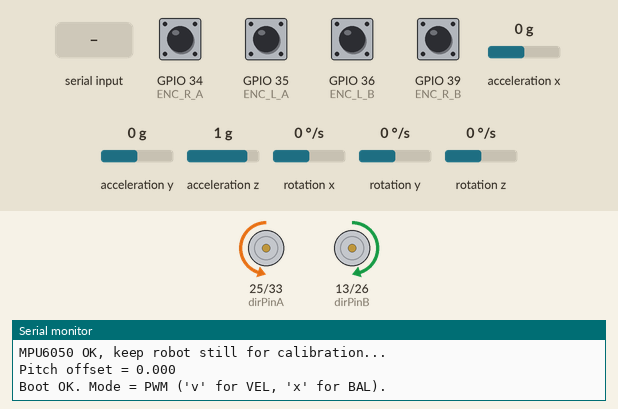
Recording of a sketch running on a simulated ESP32. On the bench: direction and speed pins drawn as motors (green arrow = direction pin HIGH = forward, orange = LOW = backward, longer = more drive), the last lines printed to the serial monitor. The inputs (shaded band) are chosen by the test bench; at power-on: GPIO 34 (ENC_R_A), GPIO 35 (ENC_L_A), GPIO 36 (ENC_L_B), GPIO 39 (ENC_R_B) HIGH, rotation x 0 °/s, acceleration x 0 g, acceleration y 0 g, acceleration z 1 g, rotation y 0 °/s, rotation z 0 °/s.

Above: at 5.6 s.
5.7 s: "x" received over Serial
At 6.9 s:
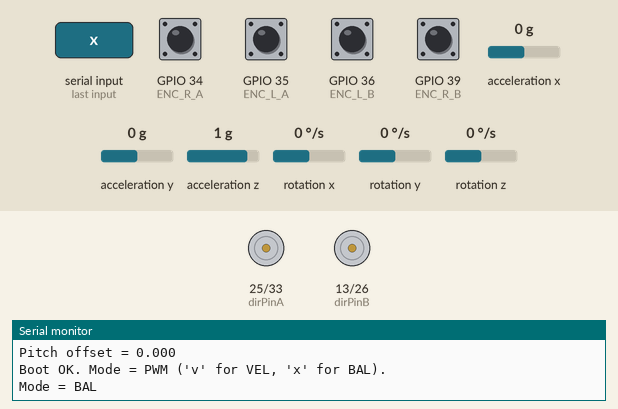
7.2 s: rotation x set to -192 °/s
At 8.4 s:
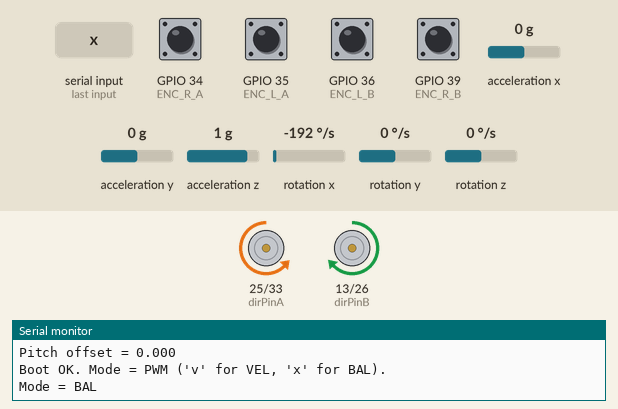
8.7 s: "X" received over Serial
At 9.8 s:
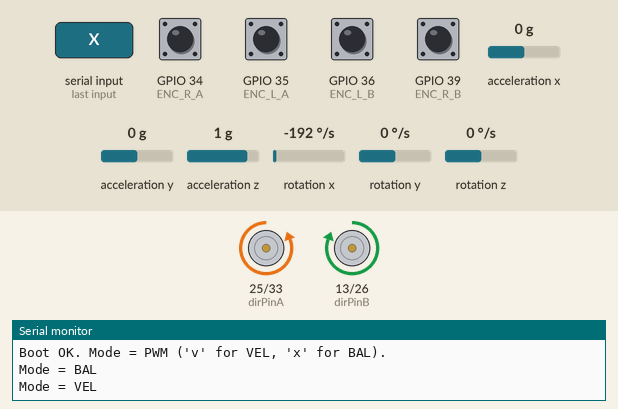
Timing chart, 0 to 11.7 s (numbered marks = the images above; inputs shaded):
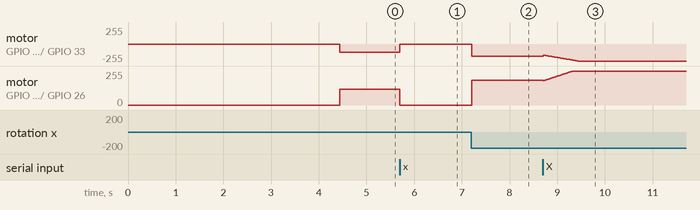

The sketch:

PIDTunerbot.ino
```cpp
// ===================== main.cpp (stable balance version) =====================
#include <Arduino.h>
#include <Wire.h>
#include <MPU6050_light.h>
#include "encoder.h"
#include "motor.h"

enum class DriveMode { OpenLoopPWM, VelocityPI, Balance };
static DriveMode mode = DriveMode::OpenLoopPWM;

// ===================== PWM =====================
static int cmdMag = 120;
static int cmdL = 120;
static int cmdR = 120;

static inline double clamp(double x, double lo, double hi) {
  return (x < lo) ? lo : (x > hi) ? hi : x;
}
static int applyDeadbandSigned(double cmd, int startPwm) {
  double m = fabs(cmd);
  if (m < 1.0) return 0;
  double out = startPwm + (255.0 - startPwm) * (m / 255.0);
  int duty = (int)(out + 0.5);
  return (cmd >= 0) ? duty : -duty;
}

// ===================== Velocity PI =====================
static double KpL = 0.08, KiL = 0.45;
static double KpR = 0.08, KiR = 0.45;
static double iL = 0.0, iR = 0.0;
static const int PWM_MAX = 255;
static double kV_L = 2.55, kV_R = 2.80;
static const int START_PWM_L = 24;
static const int START_PWM_R = 28;
static double targetRpmL = 60.0;
static double targetRpmR = 60.0;
static int gDutyL = 0, gDutyR = 0;
static bool gSatL = false, gSatR = false;
static uint32_t tCtrl = 0;
static const uint32_t CTRL_DT_MS = 10;

static void applyCommandPWM() {
  cmdMag = constrain(cmdMag, 0, 255);
  cmdL = constrain(cmdL, -255, 255);
  cmdR = constrain(cmdR, -255, 255);
  gDutyL = cmdL; gDutyR = cmdR;
  updateMotorControl((double)cmdL, (double)cmdR);
}

static void speedControlStep() {
  const double CPR = 4.0 * 1024.0;
  const double Ts = CTRL_DT_MS / 1000.0;

  double Lrpm = getLeftSpeedCps() * 60.0 / CPR;
  double Rrpm = getRightSpeedCps() * 60.0 / CPR;

  double uL = kV_L * targetRpmL;
  double uR = kV_R * targetRpmR;

  double eL = targetRpmL - Lrpm;
  double eR = targetRpmR - Rrpm;
  uL += KpL * eL + iL;
  uR += KpR * eR + iR;

  gSatL = (uL > PWM_MAX) || (uL < -PWM_MAX);
  gSatR = (uR > PWM_MAX) || (uR < -PWM_MAX);
  uL = clamp(uL, -PWM_MAX, PWM_MAX);
  uR = clamp(uR, -PWM_MAX, PWM_MAX);

  double iLnext = iL + KiL * Ts * eL;
  double iRnext = iR + KiR * Ts * eR;
  double uLnext = kV_L * targetRpmL + KpL * eL + iLnext;
  double uRnext = kV_R * targetRpmR + KpR * eR + iRnext;
  if (!gSatL || (uL == PWM_MAX && uLnext < uL) || (uL == -PWM_MAX && uLnext > uL)) iL = iLnext;
  if (!gSatR || (uR == PWM_MAX && uRnext < uR) || (uR == -PWM_MAX && uRnext > uR)) iR = iRnext;

  gDutyL = applyDeadbandSigned(uL, START_PWM_L);
  gDutyR = applyDeadbandSigned(uR, START_PWM_R);
  updateMotorControl(gDutyL, gDutyR);
}

// ===================== IMU / Balance =====================
MPU6050 imu(Wire);
static bool imuReady = false;
static double theta = 0.0;
static double thetaDot = 0.0;
static double thetaDotFilt = 0.0;
static double thetaOffset = 0.0;
static uint32_t tIMU = 0;

static double KpB = 9.0;     // ↓ ลดแรงพยายาม
static double KdB = 1.8;     // ↑ เพิ่ม damping
static double KiB = 0.00;
static double KvB = 0.015;
static double iB = 0.0;

static double thetaRef = 0.0;
static double turnCmd = 0.0;
static const double MAX_ABS_ANGLE = 17.0;

void imuUpdate() {
  imu.update();
  double gyroX = imu.getGyroX();
  thetaDotFilt = 0.8 * thetaDotFilt + 0.2 * gyroX;   // low-pass filter
  theta = imu.getAngleX() - thetaOffset;
  thetaDot = thetaDotFilt;
}

void balanceControlStep(uint32_t dt_us) {
  double thetaEff = clamp(theta, -15.0, 15.0);
  if (fabs(theta) > MAX_ABS_ANGLE) {
    iB = 0;
    updateMotorControl(0, 0);
    return;
  }

  double v_cps = 0.5 * (getLeftSpeedCps() + getRightSpeedCps());
  double e = thetaRef - thetaEff;
  double Ts = dt_us / 1e6;

  double u = KpB * e + KdB * (-thetaDot) + KvB * (-v_cps) + iB;
  double uC = clamp(u, -180, 180);   // limit PWM ±180

  double iNext = iB + KiB * Ts * e;
  if (fabs(u) < 180) iB = iNext;

  double uL = uC - turnCmd;
  double uR = uC + turnCmd;

  int dutyL = applyDeadbandSigned(uL, START_PWM_L);
  int dutyR = applyDeadbandSigned(uR, START_PWM_R);
  updateMotorControl(dutyL, dutyR);

  gDutyL = dutyL; gDutyR = dutyR;
  gSatL = (fabs(uL) >= 180);
  gSatR = (fabs(uR) >= 180);
}

// ===================== SETUP =====================
void setup() {
  Serial.begin(115200);
  encoderSetup();
  motorSetup();

  // I2C setup (ลดความถี่เพื่อความเสถียร)
  Wire.begin();
  Wire.setClock(100000);
  imuReady = (imu.begin() == 0);

  if (imuReady) {
    Serial.println(F("MPU6050 OK, keep robot still for calibration..."));
    imu.calcGyroOffsets();
    delay(300);

    double sum = 0;
    for (int i = 0; i < 300; i++) {
      imu.update();
      sum += imu.getAngleX();
      delay(2);
    }
    thetaOffset = sum / 300.0;
    theta = 0.0; thetaDot = 0.0; thetaDotFilt = 0.0;
    Serial.print(F("Pitch offset = ")); Serial.println(thetaOffset, 3);
  } else {
    Serial.println(F("MPU6050 FAILED — disable balance."));
  }

  mode = DriveMode::OpenLoopPWM;
  cmdL = cmdMag; cmdR = cmdMag;
  applyCommandPWM();
  tCtrl = millis();

  Serial.println(F("Boot OK. Mode = PWM ('v' for VEL, 'x' for BAL)."));
}

// ===================== LOOP =====================
void loop() {
  encoderUpdate();
  if (imuReady) imuUpdate();

  // Velocity PI
  if (mode == DriveMode::VelocityPI && millis() - tCtrl >= CTRL_DT_MS) {
    tCtrl += CTRL_DT_MS;
    speedControlStep();
  }

  // Balance 1 kHz
  static uint32_t tBal = micros();
  uint32_t now_us = micros();
  if (mode == DriveMode::Balance && now_us - tBal >= 1000) {
    uint32_t dt = now_us - tBal;
    tBal = now_us;
    balanceControlStep(dt);
  }

  // Serial command
  if (Serial.available()) {
    char c = Serial.read();
    if (c == 'x' || c == 'X') {
      if (!imuReady) Serial.println(F("IMU not ready."));
      else {
        mode = (mode == DriveMode::Balance) ? DriveMode::VelocityPI : DriveMode::Balance;
        iB = 0; thetaRef = 0; turnCmd = 0;
        updateMotorControl(0, 0);
        Serial.print(F("Mode = "));
        Serial.println(mode == DriveMode::Balance ? "BAL" : "VEL");
      }
    }
  }
}
```

encoder.h
```cpp
#ifndef ENCODER_H
#define ENCODER_H

#include <Arduino.h>
extern volatile uint32_t leftA_edges;
extern volatile uint32_t rightA_edges;
// Quadrature encoders (left and right)
// Configure pins in encoder.cpp
double cpsToRpm(double cps);
// Initialize encoder hardware
void encoderSetup();

// Print encoder speeds to Serial
void printEncoderSpeeds();

// Call periodically to update computed speeds (counts per second)
void encoderUpdate();

// Read raw counts
long getLeftCount();
long getRightCount();

// Get speed in counts per second (averaged over last interval)
double getLeftSpeedCps();
double getRightSpeedCps();

#endif // ENCODER_H
```

espnow.h
```cpp
// espnow.h
#ifndef ESPNOW_H
#define ESPNOW_H

#include <esp_now.h>
#include <WiFi.h>

// Structure to receive data (from transmitter)
typedef struct struct_message {
  float Ki;
  float Kp;
  float Kd;
} struct_message;

// Structure to send data (to transmitter)
typedef struct pid_data_t {
  float p;
  float i;
  float d;
  float setpoint;
  float input;
  float output;
} pid_data_t;

// External variables
extern struct_message myData;
extern pid_data_t pidData;

// Function prototypes
void espnowSetup();
//void OnDataRecv(const esp_now_recv_info_t* esp_now_info, const uint8_t* incomingData, int len);
void sendPIDData();

#endif  // ESPNOW_H
```

motor.h
```cpp
#ifndef MOTOR_H
#define MOTOR_H

#include <Arduino.h>

// Cytron MDD10A DC motor interface (ESP32)
// DIR pin controls direction (HIGH/LOW)
// PWM pin controls speed (0..255 mapped to LEDC duty)

// Motor A (left)
extern const int dirPinA;
extern const int pwmPinA;

// Motor B (right)
extern const int dirPinB;
extern const int pwmPinB;

// PWM configuration
extern const int pwmFreq;     // PWM frequency
extern const int pwmChannelA; // LEDC channel for motor A
extern const int pwmChannelB; // LEDC channel for motor B
extern const int pwmResolution; // PWM resolution (bits)

// Function prototypes
void motorSetup();
// Update motor control with separate commands for left and right (-255..255)
void updateMotorControl(double leftCommand, double rightCommand);
int mapDoubleToPwm(double x, double in_min, double in_max);

#endif  // MOTOR_H
```

encoder.cpp
```cpp
#include "encoder.h"

// ===== Pins (ESP32 note: 34–39 have NO internal pull-ups) =====
const int ENC_L_A = 35;
const int ENC_L_B = 36;
const int ENC_R_A = 34;
const int ENC_R_B = 39;

// เพิ่มตัวแปรนับขอบ A ของซ้าย/ขวา (ประกาศตัวจริงในไฟล์นี้)
volatile uint32_t leftA_edges  = 0;
volatile uint32_t rightA_edges = 0;
// ===== Encoder config =====
const int PPR = 1024;   // pulses per revolution (per channel)
static const double CPR = 4.0 * PPR;  // A + B + rising/falling
double cpsToRpm(double cps) {
  return cps * 60.0 / CPR;
}

// กลับทิศนับ (ให้ "เดินหน้า" ได้ค่า + ทั้งสองข้าง)
static const bool INVERT_LEFT_ENC  = true;
static const bool INVERT_RIGHT_ENC = false;   // ถ้าเดินหน้าแล้วค่าขวาเป็นลบ ให้เปลี่ยนเป็น true

// ===== State =====
volatile long leftCount  = 0;
volatile long rightCount = 0;

static volatile bool lastLA = 0, lastLB = 0;
static volatile bool lastRA = 0, lastRB = 0;

static long lastLeftCount  = 0;
static long lastRightCount = 0;
static unsigned long lastSpeedCalc = 0;
static double leftCps  = 0.0;
static double rightCps = 0.0;

// ===== Fast add/sub with invert =====
static inline void addLeft(int d){
  leftCount += (INVERT_LEFT_ENC ? -d : d);
}
static inline void addRight(int d){
  rightCount += (INVERT_RIGHT_ENC ? -d : d);
}

/*
  Quadrature หลักการ: เมื่อ A หรือ B เปลี่ยน ให้ดูความสัมพันธ์ A==B เพื่อกำหนดทิศ
  - ถ้า A เปลี่ยน:  (A == B) ? ++ : --
  - ถ้า B เปลี่ยน:  (A != B) ? ++ : --
  หมายเหตุ: ขึ้นกับการเดินสาย/phase ของ encoder ถ้าทิศกลับ ให้สลับ INVERT_* ด้านบน
*/

// --- Left encoder ISRs ---
void IRAM_ATTR handleLeftA() {
  leftA_edges++;
  bool a = digitalRead(ENC_L_A);
  bool b = lastLB; // ใช้ค่าบันทึกล่าสุดของ B (ลดเวลาอ่าน I/O อีกครั้ง)
  lastLA = a;
  if (a == b) addLeft(+1); else addLeft(-1);
}
void IRAM_ATTR handleLeftB() {

  bool b = digitalRead(ENC_L_B);
  bool a = lastLA;
  lastLB = b;
  if (a != b) addLeft(+1); else addLeft(-1);
}

// --- Right encoder ISRs ---
void IRAM_ATTR handleRightA() {
  rightA_edges++;
  bool a = digitalRead(ENC_R_A);
  bool b = lastRB;
  lastRA = a;
  if (a == b) addRight(+1); else addRight(-1);
}
void IRAM_ATTR handleRightB() {
  bool b = digitalRead(ENC_R_B);
  bool a = lastRA;
  lastRB = b;
  if (a != b) addRight(+1); else addRight(-1);
}

void encoderSetup() {
  // ถ้า encoder ของคุณมี open-collector/แบบไม่มี pull-up ภายนอก:
  // *ต้องมี* ตัวต้านทาน pull-up 10k ไป 3.3V สำหรับทั้ง A และ B ของซ้าย/ขวา
  // (เพราะขา 34–39 ไม่มี INPUT_PULLUP)
  pinMode(ENC_L_A, INPUT);
  pinMode(ENC_L_B, INPUT);
  pinMode(ENC_R_A, INPUT);
  pinMode(ENC_R_B, INPUT);

  // อ่านค่าเริ่มต้นกันกระตุกครั้งแรก
  lastLA = digitalRead(ENC_L_A);
  lastLB = digitalRead(ENC_L_B);
  lastRA = digitalRead(ENC_R_A);
  lastRB = digitalRead(ENC_R_B);

  // ใช้ interrupt ทั้ง A และ B จะนับละเอียดและทิศนิ่งกว่า
  attachInterrupt(digitalPinToInterrupt(ENC_L_A), handleLeftA, CHANGE);
  attachInterrupt(digitalPinToInterrupt(ENC_L_B), handleLeftB, CHANGE);
  attachInterrupt(digitalPinToInterrupt(ENC_R_A), handleRightA, CHANGE);
  attachInterrupt(digitalPinToInterrupt(ENC_R_B), handleRightB, CHANGE);

  lastSpeedCalc = millis();
}

void encoderUpdate() {
  unsigned long now = millis();
  unsigned long dt = now - lastSpeedCalc;
  if (dt >= 50) { // อัปเดตทุก 100 ms
    long l = leftCount;
    long r = rightCount;
    leftCps  = (double)(l - lastLeftCount)  / (dt / 1000.0);
    rightCps = (double)(r - lastRightCount) / (dt / 1000.0);
    lastLeftCount  = l;
    lastRightCount = r;
    lastSpeedCalc  = now;
  }
}

long   getLeftCount()     { return leftCount; }
long   getRightCount()    { return rightCount; }
double getLeftSpeedCps()  { return leftCps; }
double getRightSpeedCps() { return rightCps; }
```

espnow.cpp
```cpp
// espnow.cpp
#include "espnow.h"

// External variables from the main file
extern double Kp;
extern double Ki;
extern double Kd;
extern double setpoint;

// Create a struct_message called myData (for receiving data)
struct_message myData;

// Create pidData (for sending data)
pid_data_t pidData;

// Transmitter Controller's MAC Address (replace with actual MAC address)
uint8_t controllerAddress[] = {0x10, 0x06, 0x1c, 0x97, 0xb3, 0xd8}; // Replace with your transmitter's MAC

// Callback function that will be executed when data is received
// void OnDataRecv(const esp_now_recv_info_t* esp_now_info, const uint8_t* incomingData, int len) {
//   memcpy(&myData, incomingData, sizeof(myData));

//   // Update PID parameters
//   Kp = myData.Kp;
//   Ki = myData.Ki;
//   setpoint = myData.Kd / 100 * 5 + 1;

//   // Print the received values
//   Serial.print("Received new PID values - Kp: ");
//   Serial.print(Kp);
//   Serial.print(" Ki: ");
//   Serial.print(Ki);
//   Serial.print(" Setpoint: ");
//   Serial.println(setpoint);
// }

// Function to send PID data to the transmitter controller
void sendPIDData() {
  esp_err_t result = esp_now_send(controllerAddress, (uint8_t*)&pidData, sizeof(pidData));

  if (result == ESP_OK) {
    // Data sent successfully
  } else {
    Serial.print("Error sending PID data: ");
    Serial.println(result);
  }
}

void espnowSetup() {
  // Set device as a Wi-Fi Station
  WiFi.mode(WIFI_STA);

  // Initialize ESP-NOW
  if (esp_now_init() != ESP_OK) {
    Serial.println("Error initializing ESP-NOW");
    return;
  }

  // Register for receive callback to get packet info
  //esp_now_register_recv_cb(OnDataRecv);

  // Register for send callback (optional)
  // esp_now_register_send_cb(OnDataSent);

  Serial.println("ESP-NOW initialized and ready");

  // Register peer for sending data
  esp_now_peer_info_t peerInfo;
  memset(&peerInfo, 0, sizeof(peerInfo));
  memcpy(peerInfo.peer_addr, controllerAddress, 6);
  peerInfo.channel = 0;
  peerInfo.encrypt = false;

  // Add peer
  if (esp_now_add_peer(&peerInfo) != ESP_OK) {
    Serial.println("Failed to add peer");
    return;
  }
}
```

motor.cpp
```cpp
#include "motor.h"

// ===== Pin mapping for Cytron MDD10A =====
const int dirPinA = 25;  // Left  DIR
const int pwmPinA = 33;  // Left  PWM
const int dirPinB = 13;  // Right DIR
const int pwmPinB = 26;  // Right PWM

// ===== PWM config (LEDC on ESP32) =====
const int pwmFreq       = 20000; // 20 kHz (เงียบหู)
const int pwmChannelA   = 0;
const int pwmChannelB   = 1;
const int pwmResolution = 8;     // 0..255

// ===== Direction inversion (แก้ทิศล้อ) =====
// ส่วนใหญ่ “ล้อขวา” ต้องกลับทิศ หากใส่แล้วไปผิดทิศให้สลับ true/false เอา
static const bool INVERT_LEFT  = true;
static const bool INVERT_RIGHT = false;

// ===== Helpers =====
static inline int clamp255(double v) {
  if (v < 0)   return 0;
  if (v > 255) return 255;
  return (int)v;
}

int mapDoubleToPwm(double x, double in_min, double in_max) {
  if (in_max == in_min) return 0;
  double t = (x - in_min) * 255.0 / (in_max - in_min);
  return clamp255(t);
}

// ===== Public APIs =====
void motorSetup() {
  pinMode(dirPinA, OUTPUT);
  pinMode(pwmPinA, OUTPUT);
  pinMode(dirPinB, OUTPUT);
  pinMode(pwmPinB, OUTPUT);

  ledcSetup(pwmChannelA, pwmFreq, pwmResolution);
  ledcSetup(pwmChannelB, pwmFreq, pwmResolution);
  ledcAttachPin(pwmPinA, pwmChannelA);
  ledcAttachPin(pwmPinB, pwmChannelB);

  // มอเตอร์หยุด
  digitalWrite(dirPinA, LOW);
  digitalWrite(dirPinB, LOW);
  ledcWrite(pwmChannelA, 0);
  ledcWrite(pwmChannelB, 0);
}

// คำสั่งช่วง -255 .. +255 (ลบ=ถอยหลัง, บวก=เดินหน้า)
void updateMotorControl(double leftCommand, double rightCommand) {
  // ----- Left motor -----
  bool dirL = (leftCommand >= 0.0);
  double absL = dirL ? leftCommand : -leftCommand;
  int dutyL = mapDoubleToPwm(absL, 0.0, 255.0);
  digitalWrite(dirPinA, (dirL ^ INVERT_LEFT) ? HIGH : LOW);
  ledcWrite(pwmChannelA, dutyL);

  // ----- Right motor -----
  bool dirR = (rightCommand >= 0.0);
  double absR = dirR ? rightCommand : -rightCommand;
  int dutyR = mapDoubleToPwm(absR, 0.0, 255.0);
  digitalWrite(dirPinB, (dirR ^ INVERT_RIGHT) ? HIGH : LOW);
  ledcWrite(pwmChannelB, dutyR);
}
```

Measured:
- after the input at 5.7 s, motor on GPIO 25 (dirPinA) / GPIO 33 (pwmPinA): backward 120/255 → stopped at once; motor on GPIO 13 (dirPinB) / GPIO 26 (pwmPinB): forward 120/255 → stopped at once
- after the input at 7.2 s, motor on GPIO 25 (dirPinA) / GPIO 33 (pwmPinA): stopped → backward 186/255 at once; motor on GPIO 13 (dirPinB) / GPIO 26 (pwmPinB): stopped → forward 187/255 at once
